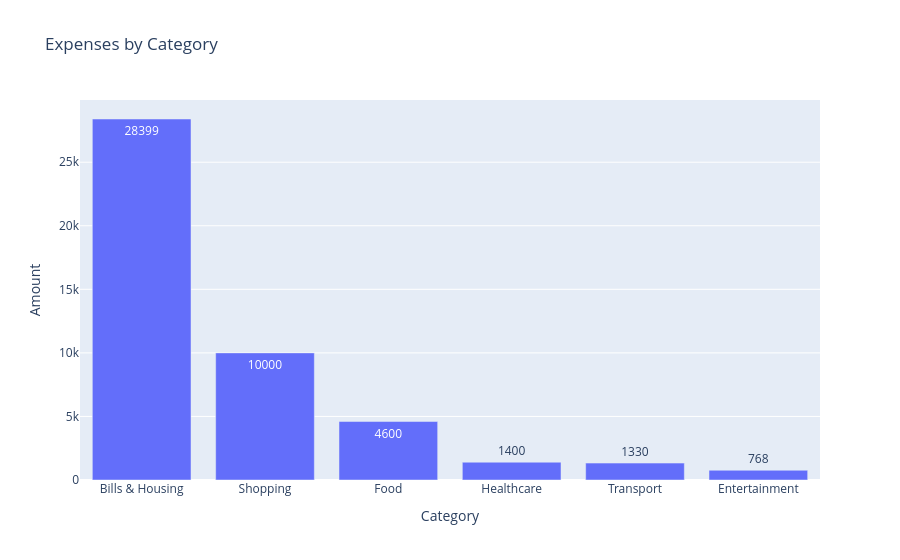

The notebook cell saved with this chart:
### Code cell
fig = px.bar(
    category_df,
    x="Category",
    y="Amount",
    title="Expenses by Category",
    text="Amount"
)

fig

### Figure 1 — Plotly figure (JSON) as saved in the notebook; plotly's stock layout.template omitted (floating-point values rounded to 4 significant figures)
{"data": [{"hovertemplate": "Category=%{x}<br>Amount=%{text}<extra></extra>", "legendgroup": "", "marker": {"color": "#636efa", "pattern": {"shape": ""}}, "name": "", "orientation": "v", "showlegend": false, "text": [28400.0, 10000.0, 4600.0, 1400.0, 1330.0, 768.0], "textposition": "auto", "type": "bar", "x": ["Bills & Housing", "Shopping", "Food", "Healthcare", "Transport", "Entertainment"], "xaxis": "x", "y": [28399, 10000, 4600, 1400, 1330, 768], "yaxis": "y"}], "layout": {"barmode": "relative", "legend": {"tracegroupgap": 0}, "title": {"text": "Expenses by Category"}, "xaxis": {"anchor": "y", "domain": [0, 1], "title": {"text": "Category"}}, "yaxis": {"anchor": "x", "domain": [0, 1], "title": {"text": "Amount"}}}}
